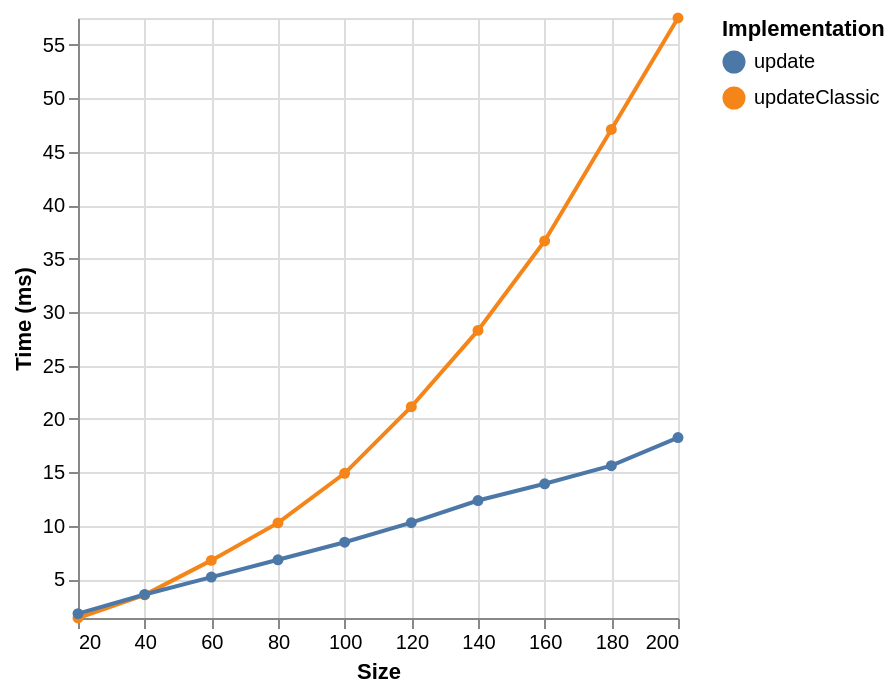

Source (Vega-Lite JSON):
### Vega-Lite specification from a JSON file in a GitHub repository (floating-point values rounded to 4 significant figures)
{"$schema": "https://vega.github.io/schema/vega-lite/v6.json", "data": {"values": [{"ms": 1.38, "series": "updateClassic", "size": 20}, {"ms": 3.55, "series": "updateClassic", "size": 40}, {"ms": 6.77, "series": "updateClassic", "size": 60}, {"ms": 10.28, "series": "updateClassic", "size": 80}, {"ms": 14.92, "series": "updateClassic", "size": 100}, {"ms": 21.15, "series": "updateClassic", "size": 120}, {"ms": 28.29, "series": "updateClassic", "size": 140}, {"ms": 36.66, "series": "updateClassic", "size": 160}, {"ms": 47.09, "series": "updateClassic", "size": 180}, {"ms": 57.52, "series": "updateClassic", "size": 200}, {"ms": 1.79, "series": "update", "size": 20}, {"ms": 3.58, "series": "update", "size": 40}, {"ms": 5.21, "series": "update", "size": 60}, {"ms": 6.83, "series": "update", "size": 80}, {"ms": 8.47, "series": "update", "size": 100}, {"ms": 10.3, "series": "update", "size": 120}, {"ms": 12.37, "series": "update", "size": 140}, {"ms": 13.94, "series": "update", "size": 160}, {"ms": 15.63, "series": "update", "size": 180}, {"ms": 18.26, "series": "update", "size": 200}]}, "encoding": {"color": {"field": "series", "legend": {"orient": "right", "symbolLimit": 30, "title": "Implementation"}, "type": "nominal"}, "x": {"field": "size", "scale": {"domain": [20, 200]}, "title": "Size", "type": "quantitative"}, "y": {"field": "ms", "scale": {"domain": [1.38, 57.52]}, "title": "Time (ms)", "type": "quantitative"}}, "mark": {"point": true, "type": "line"}}
